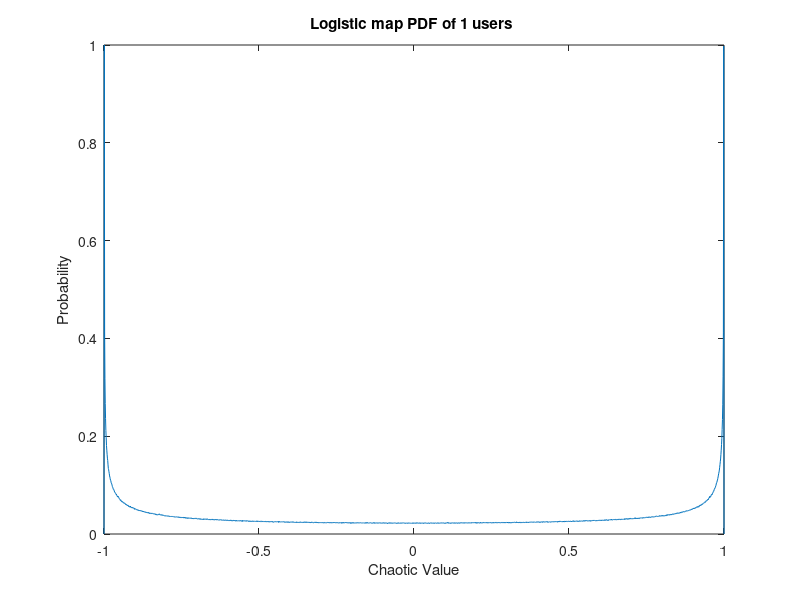
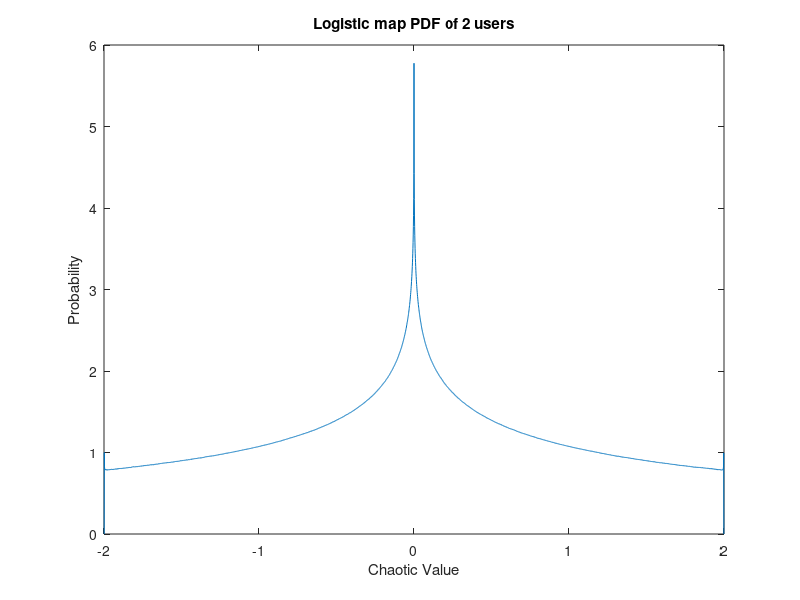
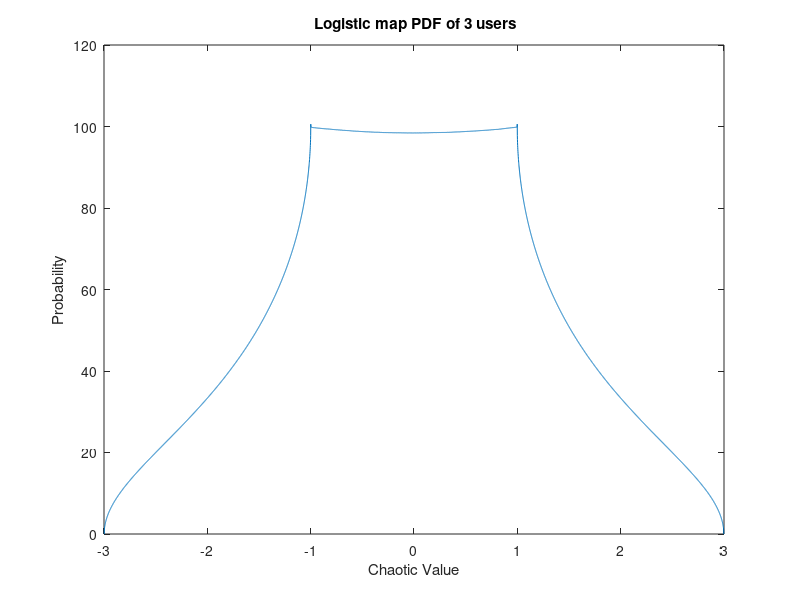
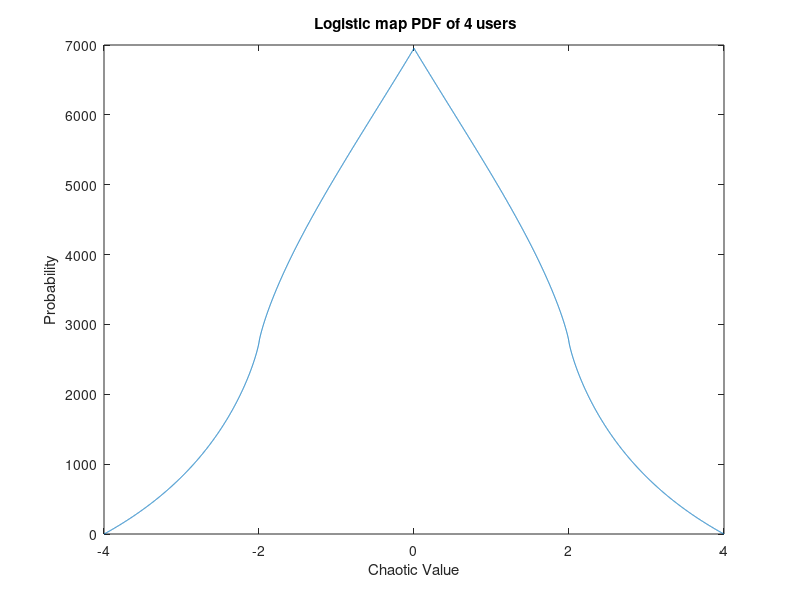

Write MATLAB code to recreate these figures, in order.

clc;

clf;


ii = 0;
users = 6;
%result = zeros(1,3000*users);
load Probability.mat
x = prob(1,500:2501);
 
 bins = linspace (-1,1,length(x));
 plot(bins,x);
 title(['Logistic map PDF of ', int2str(1), ' users ' ])
 xlabel('Chaotic Value');
 ylabel('Probability');

  result = conv(x,x); 
    bins = linspace(-2,2,length(result));
  
  figure;plot(bins,result);
title(['Logistic map PDF of ', int2str(2), ' users'])
xlabel('Chaotic Value');
 ylabel('Probability');

 
for ii = 3:users,
    
  result = conv(x,result);
  bins = linspace(-ii,ii,length(result));
 figure; plot(bins,result); title([' Logistic map PDF of ', int2str(ii), ' users']);
 xlabel('Chaotic Value');
 ylabel('Probability');
end